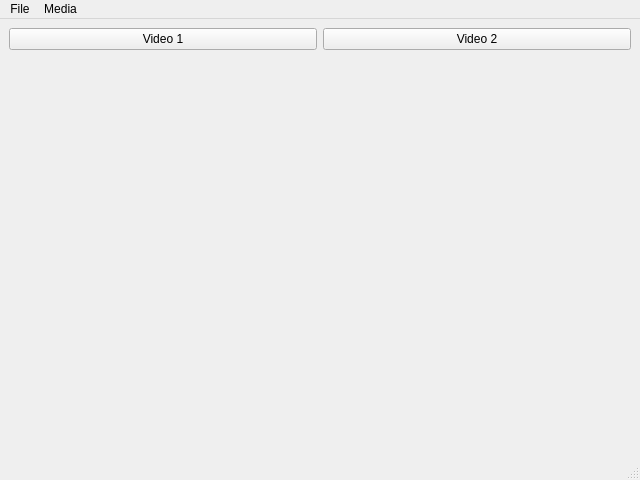
<?xml version="1.0" encoding="UTF-8"?>
<ui version="4.0">
 <class>VideoPlayer</class>
 <widget class="QMainWindow" name="VideoPlayer">
  <property name="geometry">
   <rect>
    <x>0</x>
    <y>0</y>
    <width>640</width>
    <height>480</height>
   </rect>
  </property>
  <property name="windowTitle">
   <string>Demo Player</string>
  </property>
  <widget class="QWidget" name="centralwidget">
   <layout class="QGridLayout" name="gridLayout_2">
    <item row="0" column="0">
     <widget class="QPushButton" name="openLocal">
      <property name="text">
       <string>Video 1</string>
      </property>
     </widget>
    </item>
    <item row="0" column="1">
     <widget class="QPushButton" name="openUrl">
      <property name="text">
       <string>Video 2</string>
      </property>
     </widget>
    </item>
    <item row="1" column="0" colspan="2">
     <widget class="VlcWidgetVideo" name="video" native="true"/>
    </item>
    <item row="4" column="0" colspan="2">
     <widget class="VlcWidgetSeek" name="seek" native="true">
      <property name="sizePolicy">
       <sizepolicy hsizetype="Preferred" vsizetype="Maximum">
        <horstretch>0</horstretch>
        <verstretch>0</verstretch>
       </sizepolicy>
      </property>
     </widget>
    </item>
   </layout>
  </widget>
  <widget class="QMenuBar" name="menubar">
   <property name="geometry">
    <rect>
     <x>0</x>
     <y>0</y>
     <width>640</width>
     <height>25</height>
    </rect>
   </property>
   <widget class="QMenu" name="menuFile">
    <property name="title">
     <string>File</string>
    </property>
    <addaction name="actionOpenLocal"/>
    <addaction name="actionOpenUrl"/>
    <addaction name="separator"/>
    <addaction name="actionClose"/>
   </widget>
   <widget class="QMenu" name="menuMedia">
    <property name="title">
     <string>Media</string>
    </property>
    <addaction name="actionPause"/>
    <addaction name="actionStop"/>
   </widget>
   <addaction name="menuFile"/>
   <addaction name="menuMedia"/>
  </widget>
  <widget class="QStatusBar" name="statusbar"/>
  <action name="actionClose">
   <property name="text">
    <string>Close</string>
   </property>
  </action>
  <action name="actionPause">
   <property name="text">
    <string>Pause</string>
   </property>
  </action>
  <action name="actionStop">
   <property name="text">
    <string>Stop</string>
   </property>
  </action>
  <action name="actionOpenLocal">
   <property name="text">
    <string>Open local file</string>
   </property>
  </action>
  <action name="actionOpenUrl">
   <property name="text">
    <string>Open URL</string>
   </property>
  </action>
 </widget>
 <customwidgets>
  <customwidget>
   <class>VlcWidgetVideo</class>
   <extends>QWidget</extends>
   <header>vlc-qt/WidgetVideo.h</header>
   <container>1</container>
   <slots>
    <signal>fullscreen()</signal>
    <slot>toggleFullscreen()</slot>
   </slots>
  </customwidget>
  <customwidget>
   <class>VlcWidgetSeek</class>
   <extends>QWidget</extends>
   <header>vlc-qt/WidgetSeek.h</header>
   <container>1</container>
  </customwidget>
 </customwidgets>
 <resources/>
 <connections>
  <connection>
   <sender>actionClose</sender>
   <signal>triggered()</signal>
   <receiver>VideoPlayer</receiver>
   <slot>close()</slot>
   <hints>
    <hint type="sourcelabel">
     <x>-1</x>
     <y>-1</y>
    </hint>
    <hint type="destinationlabel">
     <x>399</x>
     <y>299</y>
    </hint>
   </hints>
  </connection>
 </connections>
</ui>
